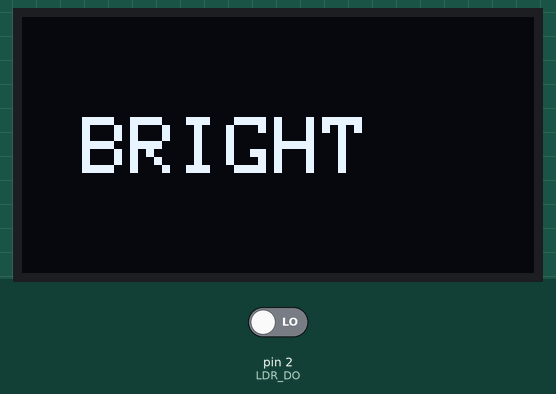
Simulated run of this sketch. Board: Arduino Uno, built with avr-gcc and run on an emulated ATmega328P. On the bench: 128×64 one-colour display. The inputs (shaded band) are chosen by the test bench; at power-on: pin 2 (LDR_DO) LOW.

Above: at 1.2 s.
1.3 s: pin 2 (LDR_DO) driven HIGH
At 2.6 s:
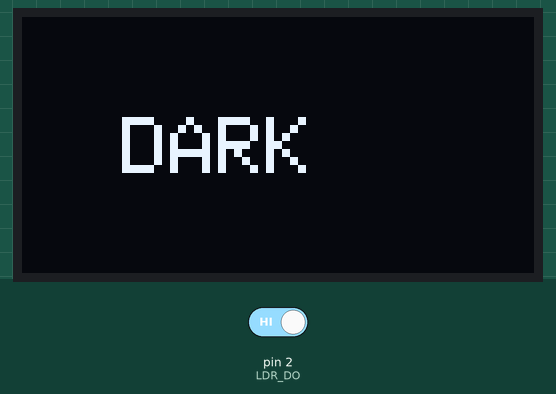
2.9 s: pin 2 (LDR_DO) driven LOW
At 3.5 s:
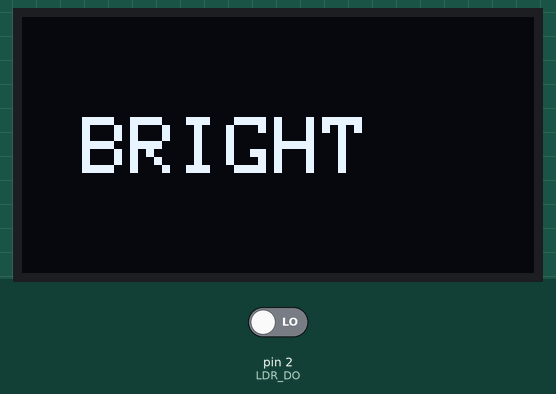
Timing chart, 0 to 5.9 s (numbered marks = the images above; inputs shaded):
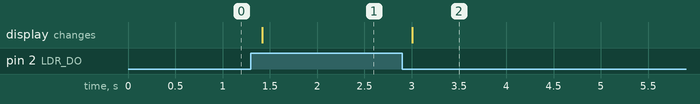

The sketch:

LDR_OLED_Light_Detector.ino
```cpp
#include <Wire.h>
#include <Adafruit_GFX.h>
#include <Adafruit_SSD1306.h>

#define SCREEN_WIDTH 128
#define SCREEN_HEIGHT 64

#define LDR_DO 2

Adafruit_SSD1306 display(SCREEN_WIDTH, SCREEN_HEIGHT, &Wire, -1);

void setup() {
  pinMode(LDR_DO, INPUT);

  if (!display.begin(SSD1306_SWITCHCAPVCC, 0x3C)) {
    while (true);
  }

  display.clearDisplay();
}

void loop() {
  int ldrState = digitalRead(LDR_DO);

  display.clearDisplay();
  display.setTextSize(2);
  display.setTextColor(SSD1306_WHITE);

  if (ldrState == HIGH) {
    display.setCursor(25, 25);
    display.println("DARK");
  } else {
    display.setCursor(15, 25);
    display.println("BRIGHT");
  }

  display.display();

  delay(200);
}
```

Measured:
- after the input at 1.3 s, the display: changes after 0.12 s (image 1)
- after the input at 2.9 s, the display: changes after 0.11 s (image 2)
